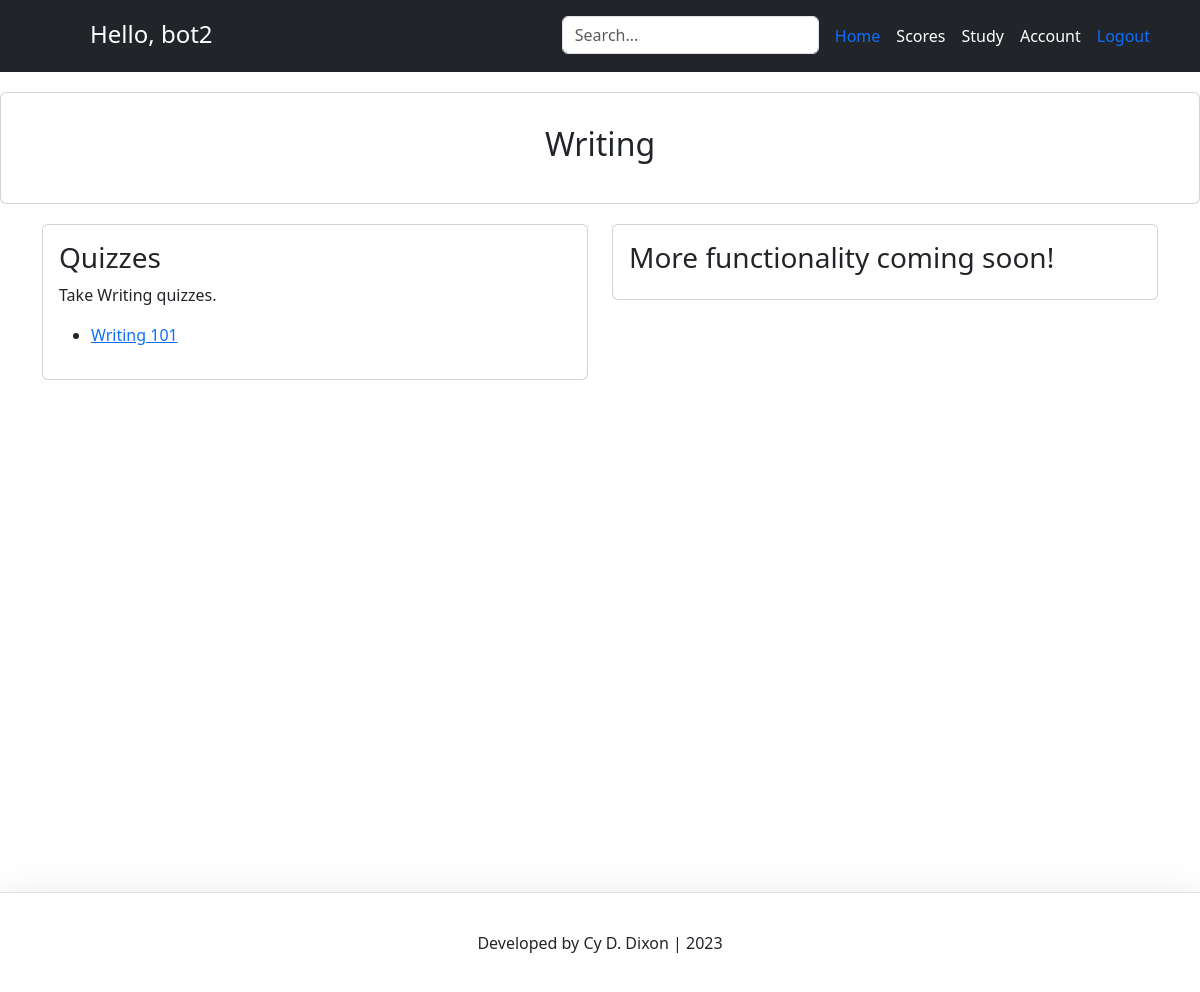
The page /quiz/darksouls/ (signed in) on the database as committed earlier.
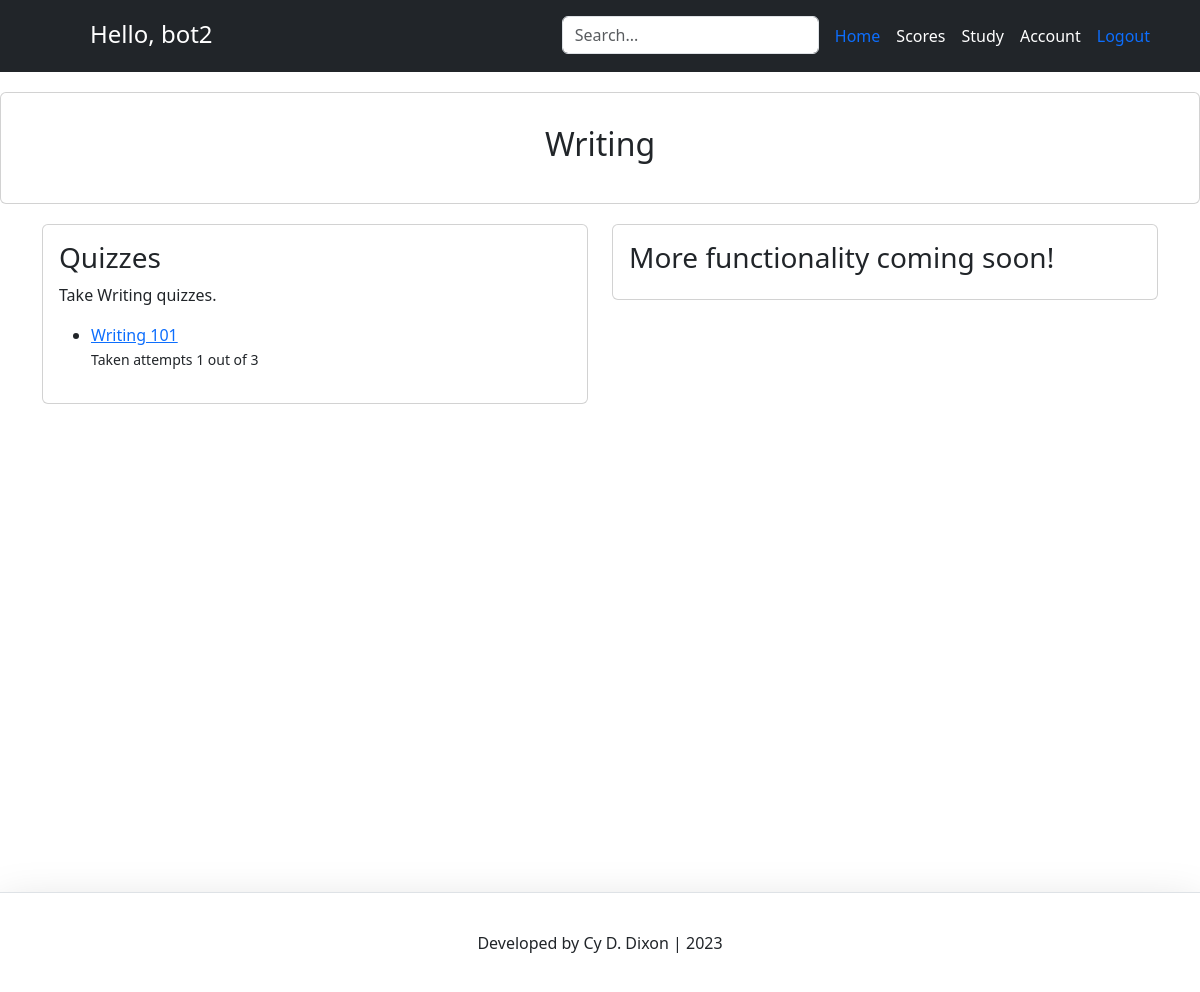
The same page on the database as committed later.
### quiz/models.py (models this page shows, shortened)
class Quiz(models.Model):
    name = models.CharField(max_length=255)
    type = models.CharField(max_length=255, default="none")
    description = models.TextField(default="empty")

class QuizTaker(models.Model):
    user = models.ForeignKey(Account, on_delete=models.CASCADE)
    quiz = models.ForeignKey(Quiz, on_delete=models.CASCADE)
    date_taken = models.DateTimeField(auto_now_add=True)
    quiz_score = models.IntegerField(default=0)
    percentage = models.DecimalField(max_digits=3, decimal_places=2, default=0.0)
    attempts = models.IntegerField(default=0)

### quiz/views.py (the view)
# urls.py: path('darksouls/', views.ds_view, name='ds_page'),
def ds_view(request):
    context = {}
    quizzes = Quiz.objects.all()
    user = request.user
    quiz_takers = QuizTaker.objects.all()
    context['quiz_takers'] = quiz_takers
    context['user'] = user
    context['quizzes'] = quizzes
    return render(request, 'ds_page.html', context)

### quiz/templates/ds_page.html (shortened to what this page needs)
{% extends 'base.html' %}
{% load static %}
{% block content %}
<div class="card text-center p-3">
  <div class="card-body">
    <h2 class="card-title">Writing</h2>
  </div>
</div>
<div class="container">
  <div class="row">
    <div class="col-sm-6 mb-3 mb-sm-0">
      <div class="card">
        <div class="card-body">
          <h3 class="card-title">Quizzes</h3>
          <p class="card-text">Take Writing quizzes.</p>
          <ul>
            {% for quiz in quizzes %}
              {% if quiz.type == 'DS' %}
              <li><a href="{% url 'start_quiz' quiz.id %}">{{ quiz.name }}</a></li>
			  {% for taker in quiz_takers %}
				{% if taker.user == user and taker.quiz == quiz %}
					<small> Taken attempts {{ taker.attempts }}  out of 3 </small>
				{% endif %}
			  {% endfor %}
              {% endif %}
            {% endfor %}
          </ul>
        </div>
      </div>
    </div>
    <div class="col-sm-6 mb-3 mb-sm-0">
		<div class="card">
		  <div class="card-body">
			{% if user.is_admin %}
			<h3> Admin Tools </h3>
			<h5 class="card-title"><a href="{% url 'create_quiz' %}">Create Quiz</a> </h5>
			{% else %}
			<h3> More functionality coming soon!</h3>
			{% endif %}
		  </div>
		</div>
	</div>
  </div>
</div>
{% endblock content %}

Rows that differ between the two databases and show on the page:
added QuizTaker: attempts "1"
